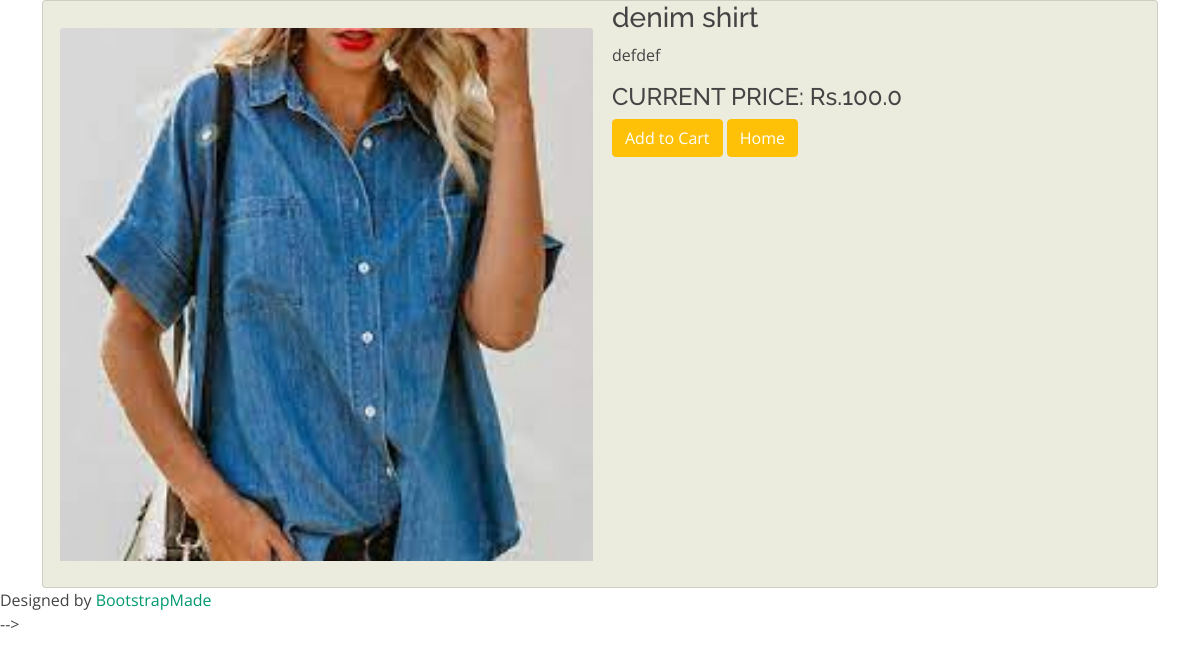
Page /product_desc/2/ on the committed database.
### core/models.py (models this page shows, shortened)
class Product(models.Model):
    name = models.CharField(max_length=100)
    category = models.ForeignKey('Category',on_delete=models.CASCADE)
    description = models.TextField()
    price = models.FloatField(default=0.0)
    product_available_count = models.IntegerField(default=0)
    img = models.ImageField(upload_to='images/')

### core/views.py (the view)
# urls.py: path('product_desc/<int:pk>/',views.product_desc,name='product_desc'),
def product_desc(request,pk):
    product = Product.objects.get(pk=pk)
    return render(request,'core/product_desc.html',{'product':product})

### templates/core/product_desc.html (shortened to what this page needs)
<!DOCTYPE html>
{% load static %}
<html lang="en">
<head>
  <link href="{% static 'vendor/aos/aos.css' %}" rel="stylesheet">
  <link href="{% static 'vendor/bootstrap/css/bootstrap.min.css' %}" rel="stylesheet">
  <link href="{% static 'vendor/bootstrap-icons/bootstrap-icons.css' %}" rel="stylesheet">
  <link href="{% static 'boxicons/css/boxicons.min.css" rel="stylesheet' %}">
  <link href="{% static 'glightbox/css/glightbox.min.css" rel="stylesheet' %}">
  <link href="{% static 'vendor/remixicon/remixicon.css" rel="stylesheet' %}">
  <link href="{% static 'vendor/swiper/swiper-bundle.min.css" rel="stylesheet' %}">
  <link href="{% static 'css/style.css' %}" rel="stylesheet">
</head>
<body>
        <div class="container">
          <div style="background-color: rgb(235, 235, 222);" class="card ">
            <div class="container-fluid">
              <div class="wrapper row">
                <div class="preview col-md-6">
                  <div class="preview-pic tab-content">
                    <div style="text-align: center;" class="tab-pane active" id="pic-1"><img style="margin-top: 5%;margin-bottom: 5%;margin-left: 1%;margin-right: 3%;"  src="{{product.img.url}}" class="card-img-top" alt="..."></div>
                  </div>
                </div>
                    <div class="details col-md-6">
                      <h3 class="product-title">{{product.name}}</h3>
                       <p class="product-description">{{product.description}}</p>
                       <h4 class="price">CURRENT PRICE: Rs.{{product.price}} </h4>
                      <div class="action">
                        <a style="color: white;" class="btn btn-warning" href="{% url 'add_to_cart' product.pk %}" role="button">Add to Cart</a>
                        <a style="color: white;" class="btn btn-warning" href="{% url 'index'  %}" role="button">Home</a>
                      </div>
                    </div>
              </div>
            </div>
          </div>
        </div>
            Designed by <a href="https://bootstrapmade.com/">BootstrapMade</a>
    </footer>-->
  </body>
  </html>

### static/css/style.css (style rules this page uses)
body { font-family: "Open Sans", sans-serif; color: #444444; }
a { color: #009970; text-decoration: none; }
h1, h2, h3, h4, h5, h6 { font-family: "Raleway", sans-serif; }

### rows in the picture
Product: img (picture), name "denim shirt", description "defdef", price "100.0"
